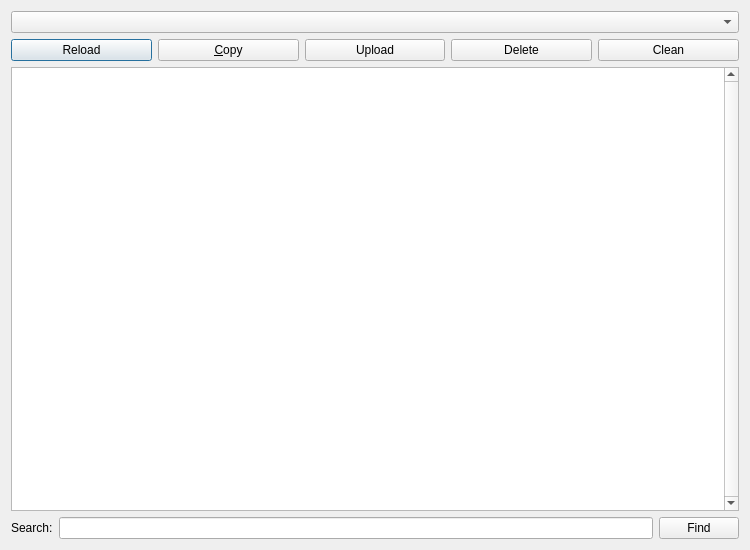
<?xml version="1.0" encoding="UTF-8"?>
<ui version="4.0">
 <class>MeshMCLogsDialog</class>
 <widget class="QDialog" name="MeshMCLogsDialog">
  <property name="geometry">
   <rect>
    <x>0</x>
    <y>0</y>
    <width>750</width>
    <height>550</height>
   </rect>
  </property>
  <property name="windowTitle">
   <string>MeshMC Logs</string>
  </property>
  <layout class="QVBoxLayout" name="verticalLayout">
   <item>
    <layout class="QHBoxLayout" name="topBarLayout">
     <item>
      <widget class="QComboBox" name="selectLogBox">
       <property name="sizePolicy">
        <sizepolicy hsizetype="Expanding" vsizetype="Fixed">
         <horstretch>1</horstretch>
         <verstretch>0</verstretch>
        </sizepolicy>
       </property>
      </widget>
     </item>
    </layout>
   </item>
   <item>
    <layout class="QHBoxLayout" name="buttonBarLayout">
     <item>
      <widget class="QPushButton" name="btnReload">
       <property name="text">
        <string>Reload</string>
       </property>
      </widget>
     </item>
     <item>
      <widget class="QPushButton" name="btnCopy">
       <property name="toolTip">
        <string>Copy the whole log into the clipboard</string>
       </property>
       <property name="text">
        <string>&amp;Copy</string>
       </property>
      </widget>
     </item>
     <item>
      <widget class="QPushButton" name="btnUpload">
       <property name="toolTip">
        <string>Upload the log to paste.ee</string>
       </property>
       <property name="text">
        <string>Upload</string>
       </property>
      </widget>
     </item>
     <item>
      <widget class="QPushButton" name="btnDelete">
       <property name="toolTip">
        <string>Delete the selected log file</string>
       </property>
       <property name="text">
        <string>Delete</string>
       </property>
      </widget>
     </item>
     <item>
      <widget class="QPushButton" name="btnClean">
       <property name="toolTip">
        <string>Delete all MeshMC log files</string>
       </property>
       <property name="text">
        <string>Clean</string>
       </property>
      </widget>
     </item>
    </layout>
   </item>
   <item>
    <widget class="QPlainTextEdit" name="textBrowser">
     <property name="readOnly">
      <bool>true</bool>
     </property>
     <property name="verticalScrollBarPolicy">
      <enum>Qt::ScrollBarAlwaysOn</enum>
     </property>
     <property name="textInteractionFlags">
      <set>Qt::LinksAccessibleByKeyboard|Qt::LinksAccessibleByMouse|Qt::TextBrowserInteraction|Qt::TextSelectableByKeyboard|Qt::TextSelectableByMouse</set>
     </property>
    </widget>
   </item>
   <item>
    <layout class="QHBoxLayout" name="searchLayout">
     <item>
      <widget class="QLabel" name="searchLabel">
       <property name="text">
        <string>Search:</string>
       </property>
      </widget>
     </item>
     <item>
      <widget class="QLineEdit" name="searchBar"/>
     </item>
     <item>
      <widget class="QPushButton" name="findButton">
       <property name="text">
        <string>Find</string>
       </property>
      </widget>
     </item>
    </layout>
   </item>
  </layout>
 </widget>
 <resources/>
 <connections/>
</ui>
